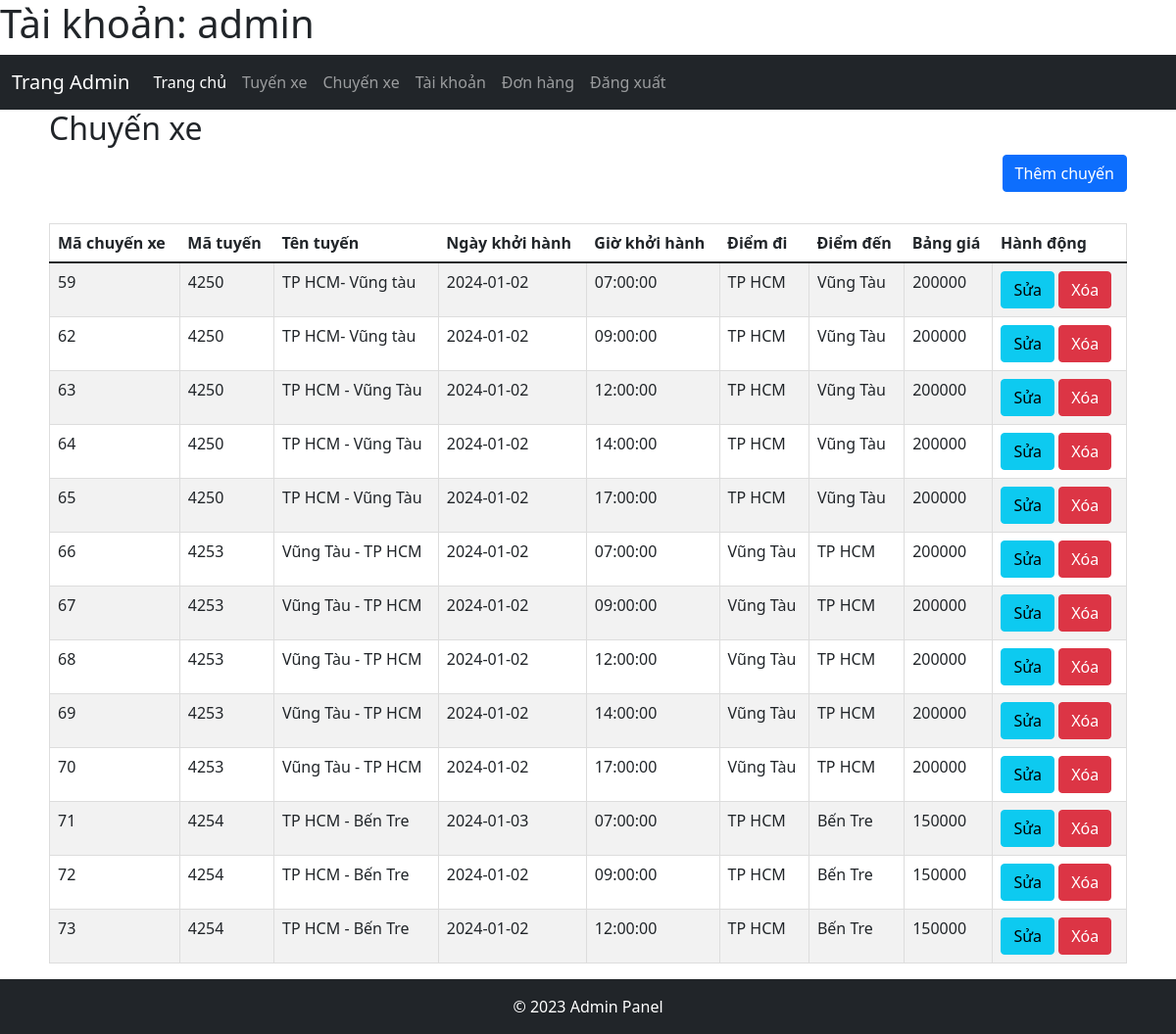
The app's page /admincp/index.php?act=sanpham (signed in) with its own data.
### tables this page shows
CREATE TABLE IF NOT EXISTS `chuyenxe` (
  `machuyenxe` int NOT NULL AUTO_INCREMENT,
  `matuyen` int NOT NULL,
  `tentuyen` varchar(255) NOT NULL,
  `ngaykhoihanh` date NOT NULL,
  `giokhoihanh` time NOT NULL,
  `diemdi` varchar(255) NOT NULL,
  `diemden` varchar(255) NOT NULL,
  `banggia` int NOT NULL,
  PRIMARY KEY (`machuyenxe`),
  KEY `matuyen` (`matuyen`)
);

### config/sanpham.php (called while the page is built, shortened)
<?php
function getall_sanpham()
{
  $conn = connectdb();
  $stmt = $conn->prepare("SELECT * FROM chuyenxe");
  $stmt->execute();
  $kq = $stmt->fetchAll();
  return $kq;
}

### admincp/view/sanpham.php (the view)
<div class="main">
  <h2>Chuyến xe</h2>
  <div class="d-flex justify-content-end">
                    <a href="index.php?act=chuyenxe_add" class="btn btn-primary mb-2">Thêm chuyến</a>
                </div>
  <br>
  <table class="table table-striped">
    <thead>
      <tr>
        <th>Mã chuyến xe</th>
        <th>Mã tuyến</th>
        <th>Tên tuyến</th>
        <th>Ngày khởi hành</th>
        <th>Giờ khởi hành</th>
        <th>Điểm đi</th>
        <th>Điểm đến</th>
        <th>Bảng giá</th>
        <th>Hành động</th>
      </tr>
    </thead>
    <tbody>
      <?php
      if (isset($kq) && count($kq) > 0) {
        foreach ($kq as $dm) {
          echo '
          <tr>
            <td>' . $dm['machuyenxe'] . '</td>
            <td>' . $dm['matuyen'] . '</td>
            <td>' . $dm['tentuyen'] . '</td>
            <td>' . $dm['ngaykhoihanh'] . '</td>
            <td>' . $dm['giokhoihanh'] . '</td>
            <td>' . $dm['diemdi'] . '</td>
            <td>' . $dm['diemden'] . '</td>
            <td>' . $dm['banggia'] . '</td>
            <td>
              <a href="index.php?act=updateformsp&id=' . $dm['matuyen'] . '" class="btn btn-info">Sửa</a>
              <a href="index.php?act=delsp&id=' . $dm['machuyenxe'] . '" class="btn btn-danger">Xóa</a>
            </td>
          </tr>';
        }
      }
      ?>
    </tbody>
  </table>
</div>

### admincp/view/style.css (style rules this page uses)
.main { width: calc(100% -100px); padding: 0px 50px; }
.table { border: 1px solid #ddd; border-collapse: collapse; }
.table tr td { border: 1px solid #ddd; }

### records on screen
chuyenxe: machuyenxe "59", matuyen "4250", tentuyen "TP HCM- Vũng tàu", ngaykhoihanh "2024-01-02", giokhoihanh "07:00:00", diemdi "TP HCM", diemden "Vũng Tàu", banggia "200000"
chuyenxe: machuyenxe "62", matuyen "4250", tentuyen "TP HCM- Vũng tàu", ngaykhoihanh "2024-01-02", giokhoihanh "09:00:00", diemdi "TP HCM", diemden "Vũng Tàu", banggia "200000"
chuyenxe: machuyenxe "63", matuyen "4250", tentuyen "TP HCM - Vũng Tàu", ngaykhoihanh "2024-01-02", giokhoihanh "12:00:00", diemdi "TP HCM", diemden "Vũng Tàu", banggia "200000"
chuyenxe: machuyenxe "64", matuyen "4250", tentuyen "TP HCM - Vũng Tàu", ngaykhoihanh "2024-01-02", giokhoihanh "14:00:00", diemdi "TP HCM", diemden "Vũng Tàu", banggia "200000"
chuyenxe: machuyenxe "65", matuyen "4250", tentuyen "TP HCM - Vũng Tàu", ngaykhoihanh "2024-01-02", giokhoihanh "17:00:00", diemdi "TP HCM", diemden "Vũng Tàu", banggia "200000"
chuyenxe: machuyenxe "66", matuyen "4253", tentuyen "Vũng Tàu - TP HCM", ngaykhoihanh "2024-01-02", giokhoihanh "07:00:00", diemdi "Vũng Tàu", diemden "TP HCM", banggia "200000"
chuyenxe: machuyenxe "67", matuyen "4253", tentuyen "Vũng Tàu - TP HCM", ngaykhoihanh "2024-01-02", giokhoihanh "09:00:00", diemdi "Vũng Tàu", diemden "TP HCM", banggia "200000"
chuyenxe: machuyenxe "68", matuyen "4253", tentuyen "Vũng Tàu - TP HCM", ngaykhoihanh "2024-01-02", giokhoihanh "12:00:00", diemdi "Vũng Tàu", diemden "TP HCM", banggia "200000"
chuyenxe: machuyenxe "69", matuyen "4253", tentuyen "Vũng Tàu - TP HCM", ngaykhoihanh "2024-01-02", giokhoihanh "14:00:00", diemdi "Vũng Tàu", diemden "TP HCM", banggia "200000"
chuyenxe: machuyenxe "70", matuyen "4253", tentuyen "Vũng Tàu - TP HCM", ngaykhoihanh "2024-01-02", giokhoihanh "17:00:00", diemdi "Vũng Tàu", diemden "TP HCM", banggia "200000"
chuyenxe: machuyenxe "71", matuyen "4254", tentuyen "TP HCM - Bến Tre", ngaykhoihanh "2024-01-03", giokhoihanh "07:00:00", diemdi "TP HCM", diemden "Bến Tre", banggia "150000"
chuyenxe: machuyenxe "72", matuyen "4254", tentuyen "TP HCM - Bến Tre", ngaykhoihanh "2024-01-02", giokhoihanh "09:00:00", diemdi "TP HCM", diemden "Bến Tre", banggia "150000"
chuyenxe: machuyenxe "73", matuyen "4254", tentuyen "TP HCM - Bến Tre", ngaykhoihanh "2024-01-02", giokhoihanh "12:00:00", diemdi "TP HCM", diemden "Bến Tre", banggia "150000"
